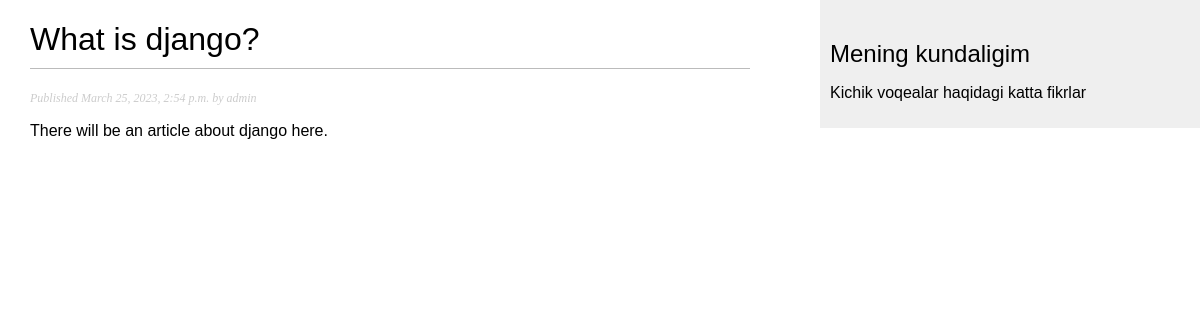
Page /2/ on the committed database.
### main/models.py (models this page shows, shortened)
class Post(models.Model):
    class Status(models.TextChoices):
        DRAFT = 'DF', 'Draft'
        PUBLISHED = 'PB', 'Published'
    title = models.CharField(max_length=250)
    slug = models.SlugField(max_length=250)
    author = models.ForeignKey(User, on_delete=models.CASCADE, related_name='blog_posts')
    body = models.TextField()
    publish = models.DateTimeField(default=timezone.now)
    created = models.DateTimeField(auto_now_add=True)
    updated = models.DateTimeField(auto_now=True)
    status = models.CharField(max_length=2,
                              choices = Status.choices,
                              default=Status.DRAFT)
    objects = models.Manager()
    published = PublishedManager()
    class Meta:
        ordering = ['-publish']
        indexes = [
            models.Index(fields=['-publish']),
        ]

### main/views.py (the view)
# urls.py: path('<int:id>/', views.post_detail, name='post_detail' ),
def post_detail(request, id):
    try:
        post = Post.objects.get(id=id)
    except Post.DoesNotExist:
        raise Http404(
            'No Post found'
        )
    return render(request, 'templates/blog/post/detail.html', {'post': post})

### templates/blog/post/detail.html (shortened to what this page needs)
{% extends 'templates/blog/base.html' %}
{% block content %}
<h1>{{ post.title}}</h1>
<p class="date">
    Published {{post.publish}} by {{post.author}}
</p>
{{post.body|linebreaks}}
{% endblock %}

### static/css/blog.css (style rules this page uses)
body { margin:0; padding:0; font-family:helvetica, sans-serif; }
h1 { font-weight:normal; border-bottom:1px solid #bbb; padding:0 0 10px 0; }
p.date { color:#ccc; font-family: georgia, serif; font-size: 12px; font-style: italic; }

### rows in the picture
Post: title "What is django?", publish "March 25, 2023, 2:54 p.m.", author "admin", body "There will be an article about django here."
